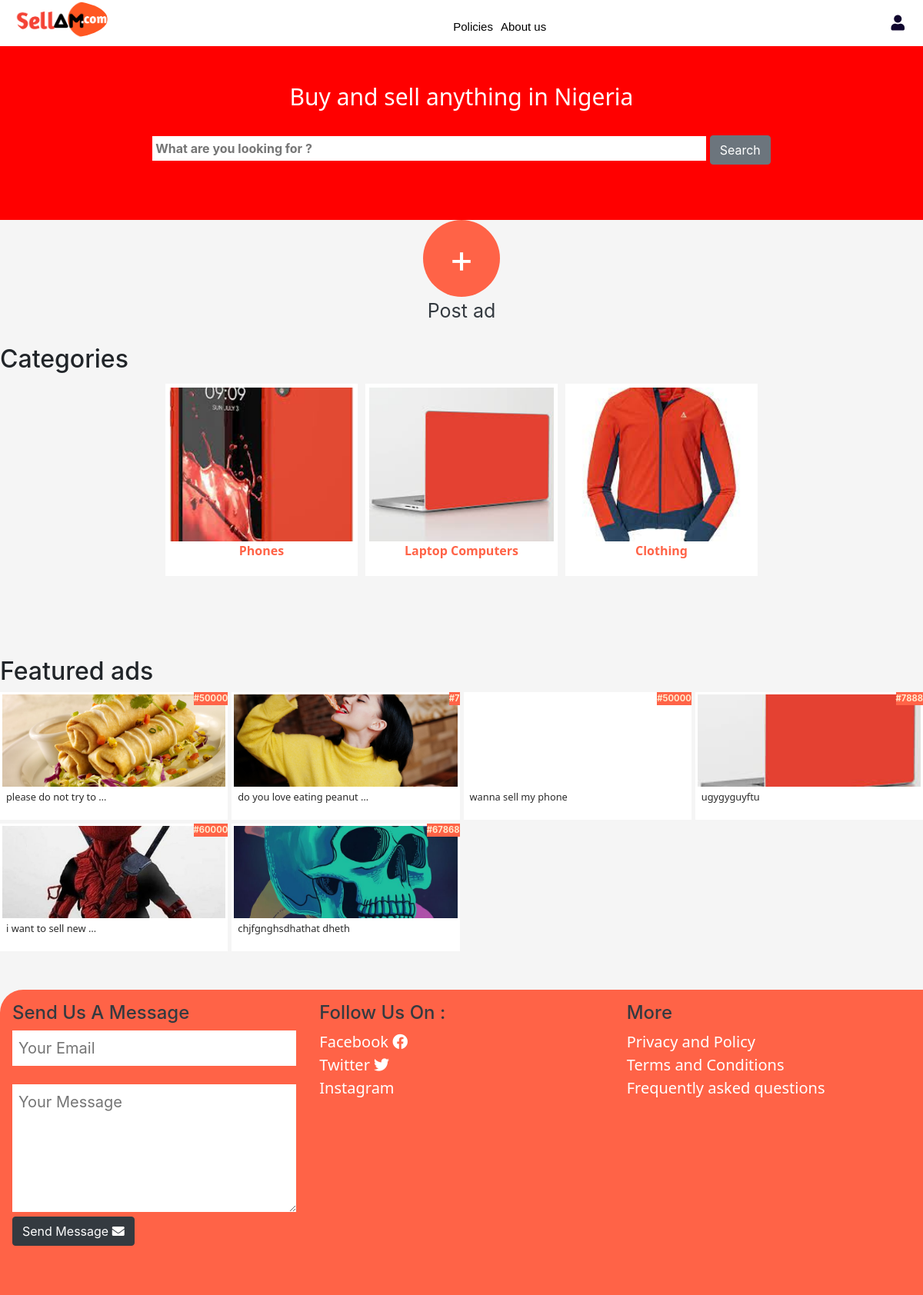
The app's page / (signed in) with its own data.
### market/models.py (models this page shows, shortened)
class Category(models.Model):
    name = models.CharField(max_length=120)
    slug = models.SlugField(blank = True)
    image = models.ImageField(upload_to='category_images', default='test.jpg')
    class Meta:
        verbose_name_plural = 'categories'

class Item(models.Model):
    slug = models.SlugField(blank= True)
    seller = models.ForeignKey(User, on_delete=models.CASCADE)
    title = models.CharField(max_length=100)
    price = models.IntegerField()
    category = models.ForeignKey(Category, on_delete=models.CASCADE)
    description = models.TextField()
    created = models.DateTimeField(auto_now_add=True)
    location = models.ForeignKey(State, on_delete=models.CASCADE, default=1)
    old_or_new = models.CharField(max_length=20,
    choices= ITEM_STATUS,
    default= '1'
    )
    def get_first_img(self):
        return self.images_set.all()[0].files

class Images(models.Model):
    files = models.FileField(upload_to='item_images')
    item = models.ForeignKey(Item,on_delete=models.CASCADE,null=True)

### market/views.py (the view)
# urls.py: path('',views.index, name='index'),
@login_required
def index(request):
    items = Item.objects.all().order_by('-created')
    categories = Category.objects.all()
    context ={
        'items':items,
        'categories':categories,
    }
    return render(request, 'market/index.html',context)

### market/context-processor.py (called while the page is built)
def messages(request):
    from .models import Message
    if request.user.is_authenticated:
        messages = Message.objects.filter(chat_to=request.user).order_by('-time_stamp')
        return {'user_messages': messages}
    else:
        return {'a':1,'b':2}

### templates/market/index.html (shortened to what this page needs)
{% extends 'market/base.html' %}
{% load static %}
{% load humanize %}
{% block contents %}
 <div id="welcome" class="text-center  py-5" >
		<div class="find">
			<h1 class="buysell" style="font-weight: 100;font-size:30px;font-family:'Segoe UI', Tahoma, Geneva, Verdana, sans-serif" >Buy and sell anything in Nigeria</h1>
		</div>
		<form class="form py-4" action="#">
			<input type="text"  placeholder="What are you looking for ?" name="search" id="search-input" class="p-1" autocomplete="off" >
			<button class="btn btn-secondary" type="submit">Search</button>
		</form>
    </div>
	<a href=" {% url 'create' %}" class="add-item m-auto d-flex flex-column align-items-center">
			<div class="post-ad">+</div>
			<span class="text-dark" style="font-size:25px;">Post ad</span>
		</a>
	<br>
	<h2>Categories</h2>
    <div class="categories d-flex flex-wrap ">
		{% for category in categories %}
		<a href=" {% url 'category' category.slug %}" class=" category d-flex flex-column align-items-center">
			<img src="{{category.image.url}}"
			class="category-image"
			alt="" srcset="">
			<b class="">{{category.name}}</b>
		</a>
		{% endfor %}
	</div>
	<h2>Featured ads</h2>
	<div class="featured-ads ">
	{% for item in items %}
		<div class="item">
			<b class="price">#{{item.price}}</b>
			<img src="{{item.get_first_img.url}}" alt="">
			<p>
				<a href='{% url 'details' item.slug %}' class="description align-self-center">{{item.title | truncatewords:5 }}</a>
			</p>
		</div>
	{% endfor %}
	</div>
{% endblock contents %}

### static/market/css/style.css (style rules this page uses)
body { background-color:whitesmoke; padding: 0; margin: 0; width: 100%; height: 100%; scroll-behavior: smooth; transition: scroll 2s ease; overflow: scroll; }
* { box-sizing: border-box; }
#welcome { background-color: red; width: 100%; clip-path:polygon(0 0, 10 0% 0 , 100% 50% , 0 100%); }
.categories a { text-decoration-color: rgb(5, 5, 41); color: tomato; }
#search-input { width: 60%; padding: 5px; font-size: 100%; font-weight: bolder; border: none; outline: none; }
.featured-ads { display: grid; grid-template-columns: repeat(3, 1fr); gap: 5px; }
.featured-ads .item { position: relative; padding: 3px; background: white; }
.featured-ads .item img { width: 100%; object-fit: cover; height: 120px; }
.featured-ads .item .description { align-self: center; font-size: 0.8rem; color: rgba(0, 0, 0, 0.836); font-family: 'Segoe UI', Tahoma, Geneva, Verdana, sans-serif; }
.featured-ads .item .price { position: absolute; top: 0; right: 0; font-size: 0.7rem; background: tomato; color:blanchedalmond; }
.categories { margin-bottom: 100px; display: flex; justify-content: center; width: 100%; }
.category { width: 20%; margin: 5px; background:white; color: black; align-items: center; font-family:'Segoe UI', Tahoma, Geneva, Verdana, sans-serif; padding: 5px; width: 150px; height: 150px; }
.category .category-image { height: 100px; width: 100%; object-fit:cover; }
.post-ad { border-radius: 50%; background: tomato; font-size: 40px; width:70px ; height: 70px; display: flex; justify-content: center; align-items: center; margin: auto; margin-top: 20px; color: white; padding: 20px; }
.buysell { color: white; }
button { cursor: pointer; }
@media screen and (min-width:740px) { .categories .category .category-image { height: 200px; } }
@media screen and (min-width:740px) { .categories .category { width: 250px; height: 250px; } }
@media screen and (min-width:740px) { .post-ad { border-radius: 50%; background: tomato; font-size: 50px; width:100px ; height:100px; display: flex; justify-content: center; align-items: center; text-align: center; margin: auto; color: white; } }
@media screen and (min-width:740px) { .categories { padding-left: 15%; padding-right: 15%; } }
@media screen and (min-width:740px) { .featured-ads { grid-template-columns: repeat(4, 1fr); } }
@media screen and (min-width:740px) { .featured-ads a { margin:5px; background: white; } }

### records on screen
Category: image (picture), name "Phones"
Category: image (picture), name "Laptop Computers"
Category: image (picture), name "Clothing"
Item: price "50000", get_first_img (picture), title "please do not try to …"
Item: price "7", get_first_img (picture), title "do you love eating peanut …"
Item: price "50000", get_first_img (picture), title "wanna sell my phone"
Item: price "7888", get_first_img (picture), title "ugygyguyftu"
Item: price "60000", get_first_img (picture), title "i want to sell new …"
Item: price "67868", get_first_img (picture), title "chjfgnghsdhathat dheth"
